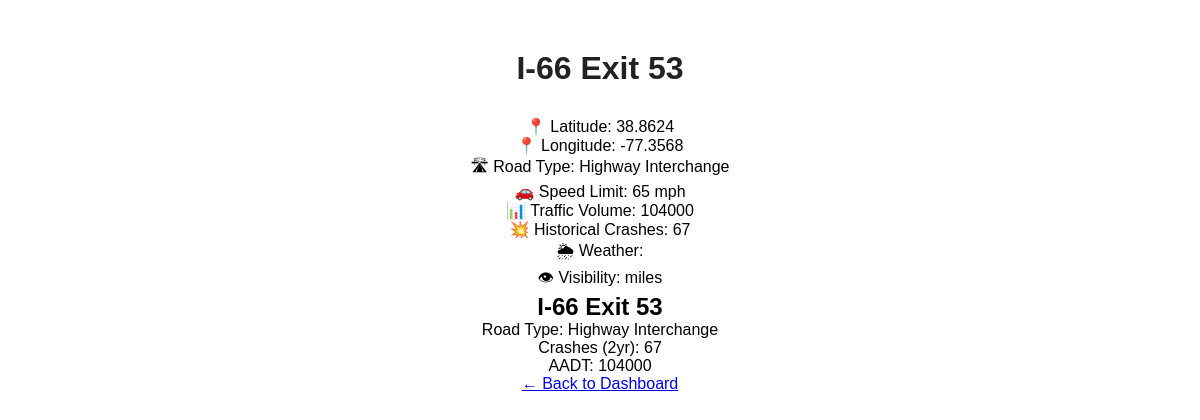
/location/1/ (signed in), run on the app's committed database.
### predictions/models.py (models this page shows, shortened)
class Location(models.Model):
    location_name = models.CharField(max_length=100)
    latitude = models.FloatField()
    longitude = models.FloatField()
    speed_limit = models.IntegerField(default = 25)
    road_type = models.CharField(max_length=50)
    lanes = models.IntegerField(default=2)
    aadt = models.IntegerField(default=0)
    rush_hour = models.CharField(max_length=50, default='8:00 AM - 9:00 AM')
    historical_crashes_2yr = models.IntegerField(default=0)

### website/views.py (the view)
# urls.py: path("location/<int:location_id>/", views.location_detail, name="location_detail"),
@login_required
def location_detail(request, location_id):
    location = get_object_or_404(Location, id=location_id)
    traffic_data = TrafficData.objects.filter(
        location=location
    ).order_by("-recorded_time")[:10]
    weather_data = WeatherData.objects.filter(
        location=location
    ).order_by("-recorded_time")[:10]
    combined_data = []
    for traffic in traffic_data:
        weather = None
        smallest_difference = float("inf")
        for w in weather_data:
            time_diff = abs(
                (traffic.recorded_time - w.recorded_time).total_seconds()
            )
            if time_diff < smallest_difference:
                smallest_difference = time_diff
                weather = w
        if smallest_difference > 300:
            weather = None
        combined_data.append({
            "traffic": traffic,
            "weather": weather,
        })
    return render(
        request,
        "website/location_detail.html",
        {
            "location": location,
            "combined_data": combined_data,
        },
    )

### website/templates/website/location_detail.html (shortened to what this page needs)
{% load static %}
<!DOCTYPE html>
<html lang="en">
<head>
    <link rel="stylesheet" href="{% static 'website/styles.css' %}">
</head>
<body>
<div class="location-detail" style="justify-content: center; align-items: center; display: flex; flex-direction: column; margin-top: 50px;">
    <h1>
        {{ location.location_name }}
    </h1>
    <p>
        📍 Latitude:
        {{ location.latitude }}
    </p>
    <p>
        📍 Longitude:
        {{ location.longitude }}
    </p>
    <p>
        🛣 Road Type:
        {{ location.road_type }}
    </p>
    <p>
        🚗 Speed Limit:
        {{ location.speed_limit }} mph
    </p>
    <p>
        📊 Traffic Volume:
        {{ location.aadt }}
    </p>
    <p>
        💥 Historical Crashes:
        {{ location.historical_crashes_2yr }}
    </p>
    <p>
        🌦 Weather:
    </p>
    <p>
        👁 Visibility:
        {{ location.visibility_miles }} miles
    </p>
    <h2>{{ location.location_name }}</h2>
<p>Road Type: {{ location.road_type }}</p>
<p>Crashes (2yr): {{ location.historical_crashes_2yr }}</p>
<p>AADT: {{ location.aadt }}</p>
    <a href="{% url 'dashboard' %}">
        ← Back to Dashboard
    </a>
</div>
</body>
</html>

### website/static/website/styles.css (style rules this page uses)
* { margin: 0; padding: 0; box-sizing: border-box; font-family: Arial, sans-serif; }
h1 { text-align: center; color: #222; margin-bottom: 30px; }

### data on the page
Location: location_name "I-66 Exit 53", latitude "38.8624", longitude "-77.3568", road_type "Highway Interchange", speed_limit "65", aadt "104000", historical_crashes_2yr "67"
